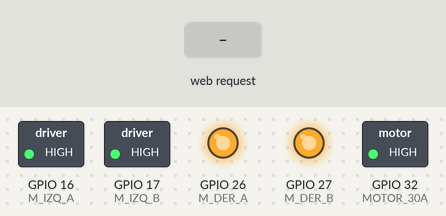
The sketch below on a simulated ESP32. Parts: switched loads named in the sketch (green lamp = pin HIGH), output pins drawn as LEDs (lit = HIGH). The test bench sets the inputs (shaded band). What the sketch prints to the serial monitor is not drawn.

Above: at 1.2 s.
1.3 s: HTTP request GET /forward received
At 2.4 s:
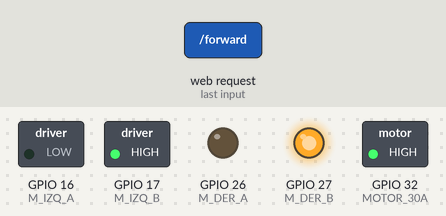
2.8 s: HTTP request GET /backward received
At 3.5 s:
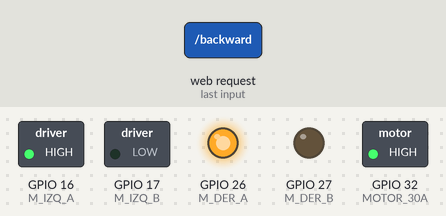
4.3 s: HTTP request GET /left received
At 4.6 s:
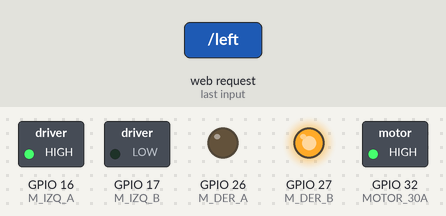
5.8 s: HTTP request GET /right received
At 7.0 s:
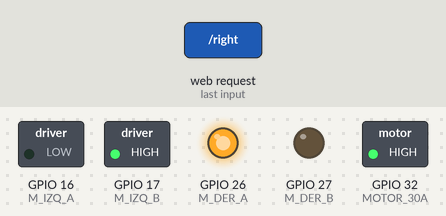
7.3 s: HTTP request GET /motor3_on received
At 8.1 s:
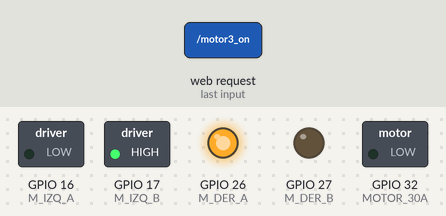
8.8 s: HTTP request GET /stop received
At 9.3 s:
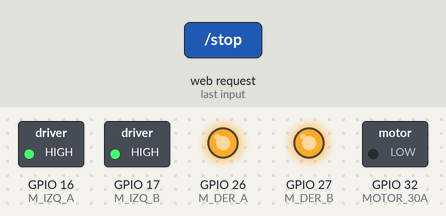
Timing chart, 0 to 11.3 s (numbered marks = the images above; inputs shaded):
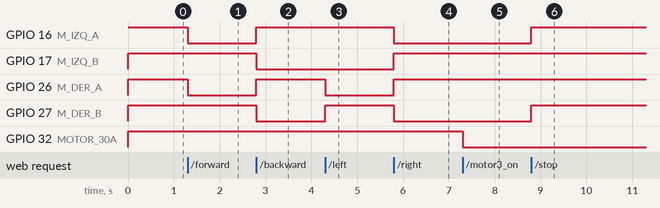

Measured:
- after the input at 1.3 s, GPIO 16 (M_IZQ_A), GPIO 26 (M_DER_A): HIGH → LOW at once
- after the input at 2.8 s, GPIO 16 (M_IZQ_A), GPIO 26 (M_DER_A): LOW → HIGH at once; GPIO 17 (M_IZQ_B), GPIO 27 (M_DER_B): HIGH → LOW at once
- after the input at 4.3 s, GPIO 26 (M_DER_A): HIGH → LOW at once; GPIO 27 (M_DER_B): LOW → HIGH at once
- after the input at 5.8 s, GPIO 16 (M_IZQ_A), GPIO 27 (M_DER_B): HIGH → LOW at once; GPIO 17 (M_IZQ_B), GPIO 26 (M_DER_A): LOW → HIGH at once
- after the input at 7.3 s, GPIO 32 (MOTOR_30A): HIGH → LOW at once
- after the input at 8.8 s, GPIO 16 (M_IZQ_A), GPIO 27 (M_DER_B): LOW → HIGH at once

The sketch:

robotcombate.ino
```cpp
#include <WiFi.h>
#include <WebServer.h>

// Credenciales de la red WiFi
const char* ssid = "renatzz";
const char* password = "password123";

WebServer server(80);

// Asignación de Pines
const int M_IZQ_A = 16; // Relé 1
const int M_IZQ_B = 17; // Relé 2
const int M_DER_A = 26; // Relé 3
const int M_DER_B = 27; // Relé 4
const int MOTOR_30A = 32; // Relé 30A

#define RELAY_ON LOW
#define RELAY_OFF HIGH

// INTERFAZ WEB
const char index_html[] PROGMEM = R"rawliteral(
<!DOCTYPE html>
<html>
<head>
  <meta charset="UTF-8">
  <meta name="viewport" content="width=device-width, initial-scale=1, maximum-scale=1, user-scalable=no">
  <style>
    body {
      text-align: center; font-family: Arial, sans-serif; background-color: #222; color: white; margin: 0; padding-top: 30px;
      /* Prevenir selección de texto y lupa en celulares al mantener presionado */
      -webkit-user-select: none; user-select: none; -webkit-touch-callout: none;
    }
    /* Diseño tipo Joystick (Cuadrícula 3x3) */
    .d-pad {
      display: grid; grid-template-columns: repeat(3, 100px); grid-gap: 10px;
      justify-content: center; margin-bottom: 40px;
    }
    .btn {
      width: 100px; height: 100px; font-size: 55px; border-radius: 20px; border: none; color: white; cursor: pointer;
      outline: none; touch-action: manipulation; -webkit-tap-highlight-color: transparent;
    }
    .btn-dir { background-color: #4CAF50; box-shadow: 0 8px #2e7d32; }
    .btn-dir:active { background-color: #45a049; box-shadow: 0 4px #2e7d32; transform: translateY(4px); }

    .btn-stop { background-color: #f44336; font-size: 26px; font-weight: bold; box-shadow: 0 8px #c62828; }
    .btn-stop:active { background-color: #d32f2f; box-shadow: 0 4px #c62828; transform: translateY(4px); }

    /* Botón del Motor 30A */
    .btn-arma {
      background-color: #ff9800; width: 320px; height: 80px; font-size: 28px; font-weight: bold;
      border-radius: 20px; border: none; color: white; box-shadow: 0 8px #e65100; transition: 0.2s;
    }
    .btn-arma:active { transform: translateY(4px); box-shadow: 0 4px #e65100; }
    .arma-on { background-color: #d84315; border: 4px solid white; box-shadow: 0 8px #bf360c; }

    .empty { visibility: hidden; }
  </style>
</head>
<body oncontextmenu="return false;">
  <h2>ROBOT DE COMBATE</h2>

  <div class="d-pad">
    <div class="empty"></div>
    <button class="btn btn-dir" onmousedown="snd('/forward')" onmouseup="snd('/stop')" ontouchstart="snd('/forward')" ontouchend="snd('/stop')">&#8679;</button>
    <div class="empty"></div>

    <button class="btn btn-dir" onmousedown="snd('/left')" onmouseup="snd('/stop')" ontouchstart="snd('/left')" ontouchend="snd('/stop')">&#8678;</button>
    <button class="btn btn-stop" onmousedown="globalStop()" ontouchstart="globalStop()">STOP</button>
    <button class="btn btn-dir" onmousedown="snd('/right')" onmouseup="snd('/stop')" ontouchstart="snd('/right')" ontouchend="snd('/stop')">&#8680;</button>

    <div class="empty"></div>
    <button class="btn btn-dir" onmousedown="snd('/backward')" onmouseup="snd('/stop')" ontouchstart="snd('/backward')" ontouchend="snd('/stop')">&#8681;</button>
    <div class="empty"></div>
  </div>

  <button id="btnArma" class="btn btn-arma" onclick="toggleArma()">MOTOR 30A: OFF</button>

  <script>
    let armaState = false; // Memoria para saber si el motor grande está prendido o apagado

    // Función que envía la señal al ESP32 sin recargar la página
    function snd(url) {
      fetch(url).catch(e => console.log(e));
    }

    // Función de encendido/apagado alternado para el motor de 30A
    function toggleArma() {
      armaState = !armaState; // Invierte el estado actual
      let b = document.getElementById('btnArma');
      if(armaState) {
        b.innerText = 'MOTOR 30A: ON';
        b.classList.add('arma-on');
        snd('/motor3_on');
      } else {
        b.innerText = 'MOTOR 30A: OFF';
        b.classList.remove('arma-on');
        snd('/motor3_off');
      }
    }

    // Parada de emergencia Total (Ruedas + Motor 30A)
    function globalStop() {
       snd('/stop_all');
       armaState = false;
       let b = document.getElementById('btnArma');
       b.innerText = 'MOTOR 30A: OFF';
       b.classList.remove('arma-on');
    }

    // Desactivar completamente el menú de "click derecho" en celulares para no interrumpir el manejo
    window.oncontextmenu = function(event) {
        event.preventDefault();
        event.stopPropagation();
        return false;
    };
  </script>
</body>
</html>
)rawliteral";


void stopWheels() {
  digitalWrite(M_IZQ_A, RELAY_OFF);
  digitalWrite(M_IZQ_B, RELAY_OFF);
  digitalWrite(M_DER_A, RELAY_OFF);
  digitalWrite(M_DER_B, RELAY_OFF);
}

void setup() {
  Serial.begin(115200);

  // Configurar pines
  pinMode(M_IZQ_A, OUTPUT); pinMode(M_IZQ_B, OUTPUT);
  pinMode(M_DER_A, OUTPUT); pinMode(M_DER_B, OUTPUT);
  pinMode(MOTOR_30A, OUTPUT);

  // Asegurar que todo inicie apagado
  stopWheels();
  digitalWrite(MOTOR_30A, RELAY_OFF);

  // Iniciar Punto de Acceso (AP)
  Serial.println("Iniciando AP WiFi...");
  WiFi.softAP(ssid, password);
  IPAddress IP = WiFi.softAPIP();
  Serial.print("Direccion IP del Robot: ");
  Serial.println(IP);

  // ==== RUTAS DEL SERVIDOR ====

  server.on("/", []() {
    server.send(200, "text/html", index_html);
  });

  server.on("/forward", []() {
    digitalWrite(M_IZQ_A, RELAY_ON); digitalWrite(M_IZQ_B, RELAY_OFF);
    digitalWrite(M_DER_A, RELAY_ON); digitalWrite(M_DER_B, RELAY_OFF);
    server.send(200, "text/plain", "Adelante");
  });

  server.on("/backward", []() {
    digitalWrite(M_IZQ_A, RELAY_OFF); digitalWrite(M_IZQ_B, RELAY_ON);
    digitalWrite(M_DER_A, RELAY_OFF); digitalWrite(M_DER_B, RELAY_ON);
    server.send(200, "text/plain", "Atras");
  });

  server.on("/left", []() {
    digitalWrite(M_IZQ_A, RELAY_OFF); digitalWrite(M_IZQ_B, RELAY_ON);
    digitalWrite(M_DER_A, RELAY_ON); digitalWrite(M_DER_B, RELAY_OFF);
    server.send(200, "text/plain", "Izquierda");
  });

  server.on("/right", []() {
    digitalWrite(M_IZQ_A, RELAY_ON); digitalWrite(M_IZQ_B, RELAY_OFF);
    digitalWrite(M_DER_A, RELAY_OFF); digitalWrite(M_DER_B, RELAY_ON);
    server.send(200, "text/plain", "Derecha");
  });

  // El "/stop" normal se activa al soltar una flecha direccional (solo para ruedas)
  server.on("/stop", []() {
    stopWheels();
    server.send(200, "text/plain", "Ruedas Stop");
  });

  // El "/stop_all" se activa al aplastar el botón rojo STOP (Detiene TODO)
  server.on("/stop_all", []() {
    stopWheels();
    digitalWrite(MOTOR_30A, RELAY_OFF);
    server.send(200, "text/plain", "Stop Total");
  });

  server.on("/motor3_on", []() {
    digitalWrite(MOTOR_30A, RELAY_ON);
    server.send(200, "text/plain", "Motor 3 ON");
  });

  server.on("/motor3_off", []() {
    digitalWrite(MOTOR_30A, RELAY_OFF);
    server.send(200, "text/plain", "Motor 3 OFF");
  });

  server.begin();
  Serial.println("Servidor iniciado");
}

void loop() {
  server.handleClient();
}
```
